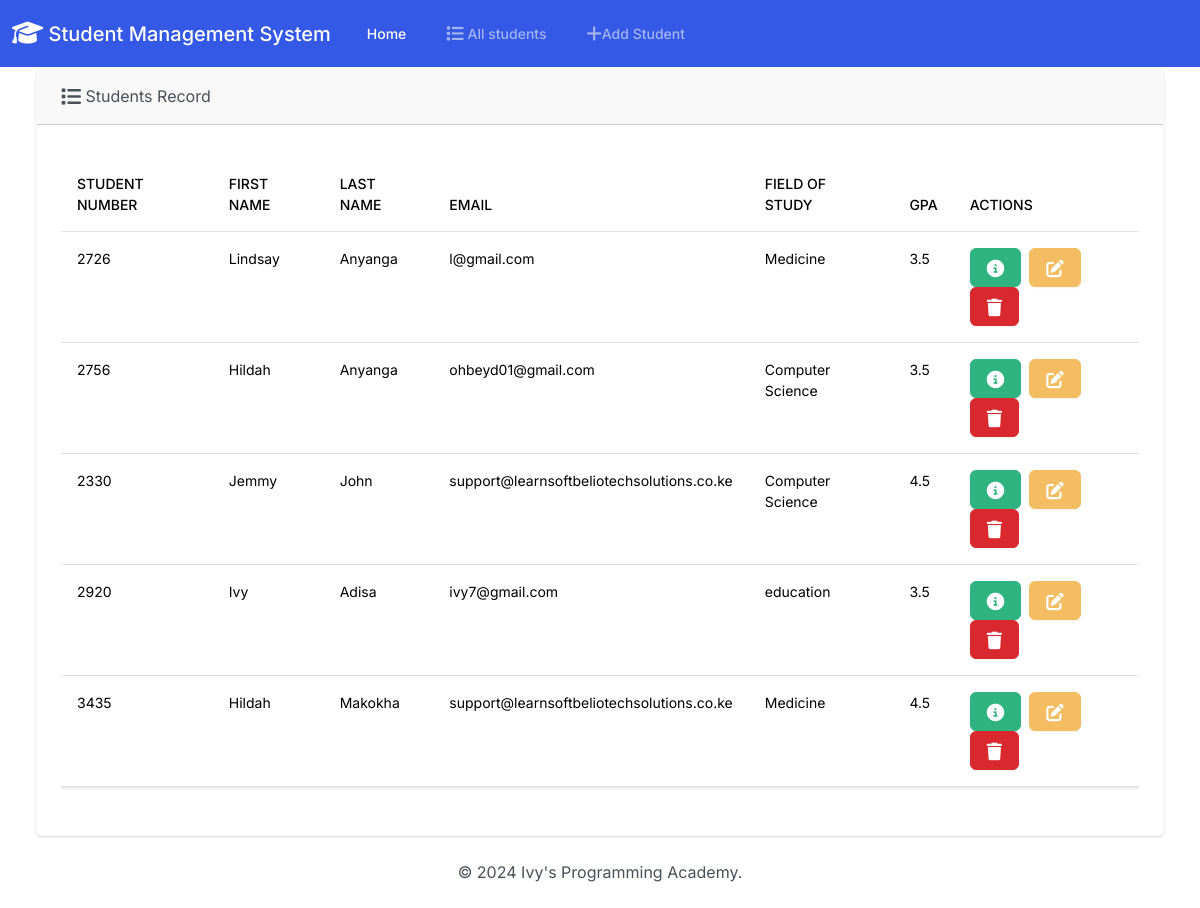
The app's page /index/ with its own data.
### students/models.py (models this page shows, shortened)
class Students(models.Model):
    student_number= models.PositiveIntegerField()
    first_name= models.CharField(max_length=50)
    last_name= models.CharField(max_length=50)
    email= models.EmailField(max_length=100)
    field_of_study= models.CharField(max_length=50)
    gpa= models.FloatField()

### students/views.py (the view)
# urls.py: path('index/', views.index, name="index" ),
def index(request):
    students = Students.objects.all()  # Fetch the students data
    return render(request, 'students.html', {'students': students})

### templates/students.html (shortened to what this page needs)
{% extends "base.html" %}
{% block body %}
<div class="card border-light ms-4 me-4 mb-4">
  <div class="card-header">
    <i class="fa-solid fa-list fa-lg"></i>
    Students Record
  </div>
  <div class="card-body">
    <p class="card-text">
      <div class="table-responsive">
        <table class="table table-hover">
          <thead>
            <tr>
              <th scope="col">Student Number</th>
              <th scope="col">First Name</th>
              <th scope="col">Last Name</th>
              <th scope="col">Email</th>
              <th scope="col">Field of Study</th>
              <th scope="col">GPA</th>
              <th scope="col">Actions</th>
            </tr>
          </thead>
          <tbody>
            {% for student in students %}
            <tr>
              <td>{{ student.student_number }}</td>
              <td>{{ student.first_name }}</td>
              <td>{{ student.last_name }}</td>
              <td>{{ student.email }}</td>
              <td>{{ student.field_of_study }}</td>
              <td>{{ student.gpa }}</td>
              <td>
                <button type="button" class="btn btn-success me-1" href="{% url 'view_student' student.id %}" data-bs-toggle="modal" data-bs-target="#myModal{{ student.id }}">
                </button>
                <a class="btn btn-warning me-1" href="{% url 'edit' student.id %}">
                </a>
                <button type="button" class="btn btn-danger me-1" data-bs-toggle="modal" data-bs-target="#deleteModal{{ student.id }}">
                </button>
              </td>
            </tr>
            {% endfor %}
          </tbody>
        </table>
      </div>
    </p>
  </div>
</div>
{% endblock %}

### templates/base.html (shortened to what this page needs)
{% load static%}
<!DOCTYPE html>
<html lang="en">
<head>
    <link rel="stylesheet" href="https://cdnjs.cloudflare.com/ajax/libs/font-awesome/6.5.2/css/all.min.css"/>
    <link rel="stylesheet" href="{% static 'css/bootstrap.min.css' %}">
</head>
<body class="d-flex flex-column min-vh-100">
    <nav class="navbar navbar-expand-lg bg-primary" data-bs-theme="dark">
        <div class="container-fluid">
          <a class="navbar-brand" href="{% url 'index' %}">
            <i class="fa-solid fa-graduation-cap fa-lg"></i>
            Student Management System</a>
          <div class="collapse navbar-collapse" id="navbarColor01">
            <ul class="navbar-nav me-auto">
              <li class="nav-item">
                <a class="nav-link active" href="#">Home
                </a>
              </li>
              <li class="nav-item">
                <a class="nav-link" href="{% url 'index' %}">
                  All students</a>
              </li>
              <li class="nav-item">
                <a class="nav-link" href="{% url 'add' %}">
                  Add Student</a>
              </li>
            </ul>
          </div>
        </div>
      </nav>
      <div class="container-fluid">
        {%block body%}
        {% endblock%}
      </div>
    <footer class="mt-auto mb-4">
        <div class="text-center">
            <span>
                &copy; <script>document.write(new Date().getFullYear());</script> Ivy's Programming Academy.
            </span>
        </div>
    </footer>
</body>
</html>

### records on screen
Students: student_number "2726", first_name "Lindsay", last_name "Anyanga", email "l@gmail.com", field_of_study "Medicine", gpa "3.5"
Students: student_number "2756", first_name "Hildah", last_name "Anyanga", email "ohbeyd01@gmail.com", field_of_study "Computer Science", gpa "3.5"
Students: student_number "2330", first_name "Jemmy", last_name "John", email "support@learnsoftbeliotechsolutions.co.ke", field_of_study "Computer Science", gpa "4.5"
Students: student_number "2920", first_name "Ivy", last_name "Adisa", email "ivy7@gmail.com", field_of_study "education", gpa "3.5"
Students: student_number "3435", first_name "Hildah", last_name "Makokha", email "support@learnsoftbeliotechsolutions.co.ke", field_of_study "Medicine", gpa "4.5"
